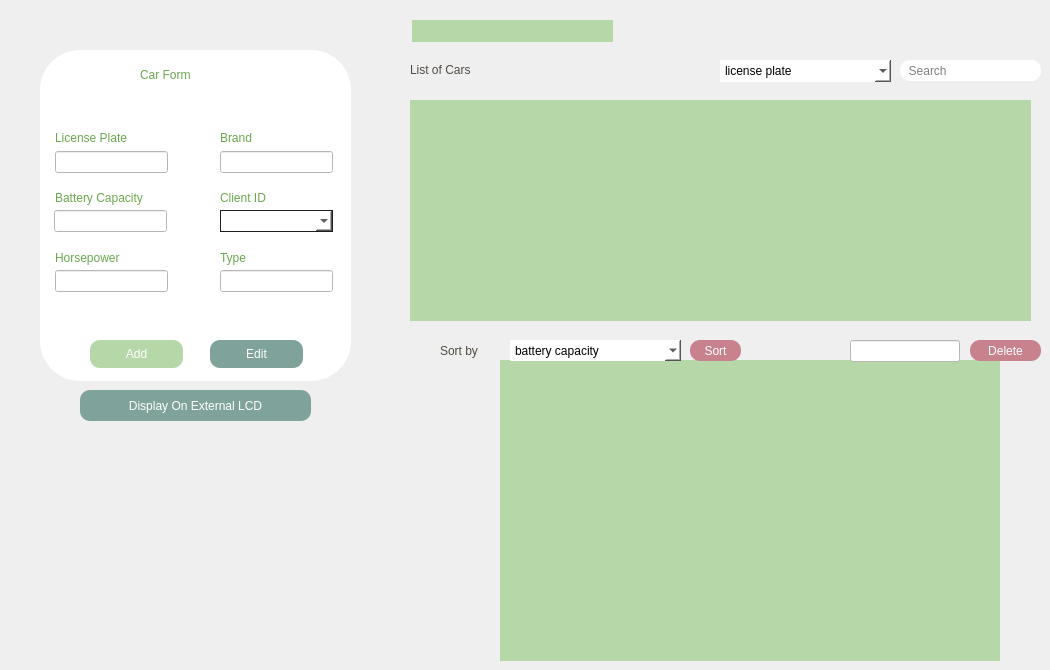
   <widget class="QWidget" name="tabCar">
    <attribute name="title">
     <string>CAR</string>
    </attribute>
    <widget class="QFrame" name="Carchart">
     <property name="geometry">
      <rect>
       <x>500</x>
       <y>360</y>
       <width>500</width>
       <height>301</height>
      </rect>
     </property>
     <property name="styleSheet">
      <string notr="true">QFrame{
background-color: #B6D7A8
}</string>
     </property>
     <layout class="QHBoxLayout" name="horizontalLayout_5"/>
    </widget>
    <widget class="QLineEdit" name="Carimagepath">
     <property name="enabled">
      <bool>false</bool>
     </property>
     <property name="geometry">
      <rect>
       <x>412</x>
       <y>20</y>
       <width>201</width>
       <height>22</height>
      </rect>
     </property>
     <property name="styleSheet">
      <string notr="true">QLineEdit
{
background-color:#B6D7A8;
}</string>
     </property>
     <property name="frame">
      <bool>false</bool>
     </property>
    </widget>
    <widget class="QComboBox" name="CarcomboBox">
     <property name="geometry">
      <rect>
       <x>720</x>
       <y>60</y>
       <width>171</width>
       <height>22</height>
      </rect>
     </property>
     <property name="styleSheet">
      <string notr="true">QComboBox
{
	background-color: rgb(255, 255, 255);
	border-radius: 20px;
	font: 9pt &quot;Berlin Sans FB&quot;;

}</string>
     </property>
     <item>
      <property name="text">
       <string>license plate</string>
      </property>
     </item>
     <item>
      <property name="text">
       <string>brand</string>
      </property>
     </item>
     <item>
      <property name="text">
       <string>client id</string>
      </property>
     </item>
    </widget>
    <widget class="QLabel" name="CarsortLabel">
     <property name="geometry">
      <rect>
       <x>410</x>
       <y>340</y>
       <width>21</width>
       <height>21</height>
      </rect>
     </property>
     <property name="text">
      <string/>
     </property>
     <property name="pixmap">
      <pixmap>../../Desktop/heol/projectcpp/sort.png</pixmap>
     </property>
    </widget>
    <widget class="QLabel" name="Cartrashcan">
     <property name="geometry">
      <rect>
       <x>810</x>
       <y>335</y>
       <width>30</width>
       <height>31</height>
      </rect>
     </property>
     <property name="text">
      <string/>
     </property>
     <property name="pixmap">
      <pixmap>../../Desktop/heol/projectcpp/trash-can.png</pixmap>
     </property>
    </widget>
    <widget class="QGroupBox" name="Form_6">
     <property name="geometry">
      <rect>
       <x>40</x>
       <y>50</y>
       <width>311</width>
       <height>331</height>
      </rect>
     </property>
     <property name="styleSheet">
      <string notr="true">QGroupBox
{
	background-color: rgb(255, 255, 255);
	color: rgb(255, 255, 255);
	border-radius: 40px;
}</string>
     </property>
     <property name="title">
      <string/>
     </property>
     <widget class="QLabel" name="CarFormLabel">
      <property name="geometry">
       <rect>
        <x>100</x>
        <y>15</y>
        <width>121</width>
        <height>20</height>
       </rect>
      </property>
      <property name="styleSheet">
       <string notr="true">QLabel
{
	background-color: rgb(255, 255, 255);
	color: rgb(106, 168, 79);
	font: 15pt &quot;Berlin Sans FB&quot;;
	text-align: right;
}</string>
      </property>
      <property name="text">
       <string>Car Form</string>
      </property>
     </widget>
     <widget class="QLabel" name="Caricon">
      <property name="geometry">
       <rect>
        <x>30</x>
        <y>5</y>
        <width>41</width>
        <height>41</height>
       </rect>
      </property>
      <property name="styleSheet">
       <string notr="true">QLabel
{
	background-color: rgb(255, 255, 255);
}</string>
      </property>
      <property name="text">
       <string/>
      </property>
      <property name="pixmap">
       <pixmap>../../Desktop/heol/projectcpp/feedback.png</pixmap>
      </property>
     </widget>
     <widget class="QLabel" name="CarfnameLabel">
      <property name="geometry">
       <rect>
        <x>15</x>
        <y>80</y>
        <width>91</width>
        <height>16</height>
       </rect>
      </property>
      <property name="styleSheet">
       <string notr="true">QLabel
{
	background-color: rgb(255, 255, 255);
	color: rgb(106, 168, 79);
	font: 10pt &quot;Berlin Sans FB&quot;;
	text-align: right;
}</string>
      </property>
      <property name="text">
       <string>License Plate</string>
      </property>
     </widget>
     <widget class="QLabel" name="CarlnameLabel">
      <property name="geometry">
       <rect>
        <x>180</x>
        <y>80</y>
        <width>81</width>
        <height>16</height>
       </rect>
      </property>
      <property name="styleSheet">
       <string notr="true">QLabel
{
	background-color: rgb(255, 255, 255);
	color: rgb(106, 168, 79);
	font: 10pt &quot;Berlin Sans FB&quot;;
	text-align: right;
}</string>
      </property>
      <property name="text">
       <string>Brand</string>
      </property>
     </widget>
     <widget class="QLineEdit" name="CarlcEdit">
      <property name="geometry">
       <rect>
        <x>15</x>
        <y>101</y>
        <width>113</width>
        <height>22</height>
       </rect>
      </property>
      <property name="styleSheet">
       <string notr="true">QLineEdit
{
	background-color: rgb(255, 255, 255);
	border-color: rgb(106, 168, 79);
}</string>
      </property>
     </widget>
     <widget class="QLineEdit" name="CarbrandEdit">
      <property name="geometry">
       <rect>
        <x>180</x>
        <y>101</y>
        <width>113</width>
        <height>22</height>
       </rect>
      </property>
      <property name="styleSheet">
       <string notr="true">QLineEdit
{
	background-color: rgb(255, 255, 255);
}</string>
      </property>
     </widget>
     <widget class="QLabel" name="CarBatterylabel">
      <property name="geometry">
       <rect>
        <x>15</x>
        <y>140</y>
        <width>131</width>
        <height>16</height>
       </rect>
      </property>
      <property name="styleSheet">
       <string notr="true">QLabel
{
	background-color: rgb(255, 255, 255);
	color: rgb(106, 168, 79);
	font: 10pt &quot;Berlin Sans FB&quot;;
	text-align: right;
}</string>
      </property>
      <property name="text">
       <string>Battery Capacity</string>
      </property>
     </widget>
     <widget class="QLabel" name="CaremailLabel">
      <property name="geometry">
       <rect>
        <x>180</x>
        <y>140</y>
        <width>61</width>
        <height>16</height>
       </rect>
      </property>
      <property name="styleSheet">
       <string notr="true">QLabel
{
	background-color: rgb(255, 255, 255);
	color: rgb(106, 168, 79);
	font: 10pt &quot;Berlin Sans FB&quot;;
	text-align: right;
}</string>
      </property>
      <property name="text">
       <string>Client ID</string>
      </property>
     </widget>
     <widget class="QLabel" name="CarpnbLabel">
      <property name="geometry">
       <rect>
        <x>15</x>
        <y>200</y>
        <width>111</width>
        <height>16</height>
       </rect>
      </property>
      <property name="styleSheet">
       <string notr="true">QLabel
{
	background-color: rgb(255, 255, 255);
	color: rgb(106, 168, 79);
	font: 10pt &quot;Berlin Sans FB&quot;;
	text-align: right;
}</string>
      </property>
      <property name="text">
       <string>Horsepower</string>
      </property>
     </widget>
     <widget class="QLineEdit" name="CarhpEdit">
      <property name="geometry">
       <rect>
        <x>15</x>
        <y>220</y>
        <width>113</width>
        <height>22</height>
       </rect>
      </property>
      <property name="styleSheet">
       <string notr="true">QLineEdit
{
	background-color: rgb(255, 255, 255);
	border-color: rgb(106, 168, 79);
}</string>
      </property>
     </widget>
     <widget class="QPushButton" name="CaraddButton">
      <property name="geometry">
       <rect>
        <x>50</x>
        <y>290</y>
        <width>93</width>
        <height>28</height>
       </rect>
      </property>
      <property name="styleSheet">
       <string notr="true">QPushButton
{
	background-color: rgb(182, 215, 168);
	color: rgb(255, 255, 255);
	font: 10pt &quot;Berlin Sans FB&quot;;
	border-radius: 10px;
}

QPushButton:hover
{
	
	background-color: rgb(98, 153, 75);
	color: rgb(255, 255, 255);
	font: 12pt &quot;Berlin Sans FB&quot;;
	border-radius: 10px;
}</string>
      </property>
      <property name="text">
       <string>Add</string>
      </property>
     </widget>
     <widget class="QLineEdit" name="CarbatteryEdit">
      <property name="geometry">
       <rect>
        <x>14</x>
        <y>160</y>
        <width>113</width>
        <height>22</height>
       </rect>
      </property>
      <property name="styleSheet">
       <string notr="true">QLineEdit
{
	background-color: rgb(255, 255, 255);
}</string>
      </property>
     </widget>
     <widget class="QPushButton" name="CarEditButton">
      <property name="geometry">
       <rect>
        <x>170</x>
        <y>290</y>
        <width>93</width>
        <height>28</height>
       </rect>
      </property>
      <property name="styleSheet">
       <string notr="true">QPushButton
{
	
	background-color: rgb(127, 163, 154);
	color: rgb(255, 255, 255);
	font: 10pt &quot;Berlin Sans FB&quot;;
	border-radius: 10px;
}

QPushButton:hover
{
    color: rgb(255, 255, 255);
	background-color: rgb(57, 116, 101);
	font: 12pt &quot;Berlin Sans FB&quot;;
	border-radius: 10px;
}</string>
      </property>
      <property name="text">
       <string>Edit</string>
      </property>
     </widget>
     <widget class="QLabel" name="CarcreditLabel">
      <property name="geometry">
       <rect>
        <x>180</x>
        <y>200</y>
        <width>56</width>
        <height>16</height>
       </rect>
      </property>
      <property name="styleSheet">
       <string notr="true">QLabel
{
	background-color: rgb(255, 255, 255);
	color: rgb(106, 168, 79);
	font: 10pt &quot;Berlin Sans FB&quot;;
	text-align: right;
}</string>
      </property>
      <property name="text">
       <string>Type</string>
      </property>
     </widget>
     <widget class="QLineEdit" name="CartypeEdit">
      <property name="geometry">
       <rect>
        <x>180</x>
        <y>220</y>
        <width>113</width>
        <height>22</height>
       </rect>
      </property>
      <property name="styleSheet">
       <string notr="true">QLineEdit
{
	background-color: rgb(255, 255, 255);
	border-color: rgb(106, 168, 79);
}
</string>
      </property>
     </widget>
     <widget class="QPushButton" name="CarimageButton">
      <property name="geometry">
       <rect>
        <x>260</x>
        <y>250</y>
        <width>41</width>
        <height>31</height>
       </rect>
      </property>
      <property name="text">
       <string/>
      </property>
      <property name="icon">
       <iconset>
        <normaloff>../../Desktop/heol/projectcpp/photo.png</normaloff>../../Desktop/heol/projectcpp/photo.png</iconset>
      </property>
      <property name="iconSize">
       <size>
        <width>24</width>
        <height>24</height>
       </size>
      </property>
      <property name="flat">
       <bool>true</bool>
      </property>
     </widget>
     <widget class="QPushButton" name="refreshButtonCar">
      <property name="geometry">
       <rect>
        <x>250</x>
        <y>10</y>
        <width>31</width>
        <height>31</height>
       </rect>
      </property>
      <property name="text">
       <string/>
      </property>
      <property name="icon">
       <iconset>
        <normaloff>refresh-button.png</normaloff>refresh-button.png</iconset>
      </property>
      <property name="iconSize">
       <size>
        <width>32</width>
        <height>32</height>
       </size>
      </property>
      <property name="flat">
       <bool>true</bool>
      </property>
     </widget>
     <widget class="QComboBox" name="CarclientEdit">
      <property name="geometry">
       <rect>
        <x>180</x>
        <y>160</y>
        <width>113</width>
        <height>22</height>
       </rect>
      </property>
      <property name="styleSheet">
       <string notr="true">
QComboBox
{
    selection-background-color: #ffaa00;
    background-color: white;
    border-style: solid;
    border: 1px solid #1e1e1e;
}</string>
      </property>
     </widget>
    </widget>
    <widget class="QTableView" name="CartableView">
     <property name="geometry">
      <rect>
       <x>410</x>
       <y>100</y>
       <width>631</width>
       <height>221</height>
      </rect>
     </property>
     <property name="styleSheet">
      <string notr="true">QHeaderView::section {
    background-color: #7FA39A;
    border: none;
    padding: 5px;
}

QTableView::item {
    background-color: white;
    border: none;
    padding: 5px;
    margin-top: 10px;
    text-align: center; /* align item content */
}

QTableView::item:first {
    border-top-left-radius: 10px;
    border-bottom-left-radius: 10px;
    margin-top: 0;
}

QTableView::item:last {
    border-top-right-radius: 10px;
    border-bottom-right-radius: 10px;
}

QTableView::item:selected {
    color: #397465;
}

QTableView::horizontalHeader {
    border: none;
}

QTableView::verticalHeader {
    border: none;
}

QTableView {
    border: none;
    padding-top: 10px;
    margin-right: 10px;
background-color: #B6D7A8
}
QScrollBar:vertical { background-color: #7FA39A; }
QScrollBar:horizontal { background-color: #7FA39A; }
</string>
     </property>
     <property name="showGrid">
      <bool>false</bool>
     </property>
     <property name="cornerButtonEnabled">
      <bool>false</bool>
     </property>
     <attribute name="verticalHeaderVisible">
      <bool>false</bool>
     </attribute>
     <attribute name="verticalHeaderHighlightSections">
      <bool>false</bool>
     </attribute>
    </widget>
    <widget class="QPushButton" name="CarpdfButton">
     <property name="geometry">
      <rect>
       <x>530</x>
       <y>55</y>
       <width>51</width>
       <height>31</height>
      </rect>
     </property>
     <property name="styleSheet">
      <string notr="true"/>
     </property>
     <property name="text">
      <string/>
     </property>
     <property name="icon">
      <iconset>
       <normaloff>../../Desktop/heol/projectcpp/pdf-file.png</normaloff>../../Desktop/heol/projectcpp/pdf-file.png</iconset>
     </property>
     <property name="iconSize">
      <size>
       <width>24</width>
       <height>24</height>
      </size>
     </property>
     <property name="flat">
      <bool>true</bool>
     </property>
    </widget>
    <widget class="QPushButton" name="CarDisplayButton">
     <property name="geometry">
      <rect>
       <x>80</x>
       <y>390</y>
       <width>231</width>
       <height>31</height>
      </rect>
     </property>
     <property name="styleSheet">
      <string notr="true">QPushButton
{
	background-color: rgb(127, 163, 154);
	color: rgb(255, 255, 255);
	font: 10pt &quot;Berlin Sans FB&quot;;
	border-radius: 10px;
}

QPushButton:hover
{
	
	background-color: rgb(57, 116, 101);
	color: rgb(255, 255, 255);
	font: 12pt &quot;Berlin Sans FB&quot;;
	border-radius: 10px;
}</string>
     </property>
     <property name="text">
      <string>Display On External LCD</string>
     </property>
    </widget>
    <widget class="QLabel" name="CarSortby">
     <property name="geometry">
      <rect>
       <x>440</x>
       <y>340</y>
       <width>71</width>
       <height>21</height>
      </rect>
     </property>
     <property name="styleSheet">
      <string notr="true">QLabel
{
	color: rgb(80, 75, 67);
	font: 12pt &quot;Berlin Sans FB&quot;;
	text-align: right;
}</string>
     </property>
     <property name="text">
      <string>Sort by</string>
     </property>
    </widget>
    <widget class="QLineEdit" name="CarsearchEdit">
     <property name="geometry">
      <rect>
       <x>900</x>
       <y>60</y>
       <width>141</width>
       <height>21</height>
      </rect>
     </property>
     <property name="styleSheet">
      <string notr="true">QLineEdit
{
	background-color: rgb(255, 255, 255);
	border-radius: 10px;
	font: 9pt &quot;Berlin Sans FB&quot;;
}</string>
     </property>
     <property name="text">
      <string/>
     </property>
     <property name="placeholderText">
      <string>  Search</string>
     </property>
    </widget>
    <widget class="QPushButton" name="CardeleteButton">
     <property name="geometry">
      <rect>
       <x>970</x>
       <y>340</y>
       <width>71</width>
       <height>21</height>
      </rect>
     </property>
     <property name="styleSheet">
      <string notr="true">QPushButton
{
	color: rgb(255, 255, 255);
	background-color: rgb(200, 130, 142);
	font: 10pt &quot;Berlin Sans FB&quot;;
	border-radius: 10px;
}

QPushButton:hover
{
	color: rgb(255, 255, 255);
	font: 12pt &quot;Berlin Sans FB&quot;;
	background-color: rgb(167, 82, 97);
	border-radius: 10px;
}</string>
     </property>
     <property name="text">
      <string>Delete</string>
     </property>
    </widget>
    <widget class="QPushButton" name="CarsearchButton">
     <property name="geometry">
      <rect>
       <x>1014</x>
       <y>60</y>
       <width>21</width>
       <height>21</height>
      </rect>
     </property>
     <property name="styleSheet">
      <string notr="true">QPushButton
{
	background-color: rgb(255, 255, 255);
	border-radius: 40px;
}</string>
     </property>
     <property name="text">
      <string/>
     </property>
     <property name="icon">
      <iconset>
       <normaloff>../../Desktop/heol/projectcpp/search-interface-symbol.png</normaloff>../../Desktop/heol/projectcpp/search-interface-symbol.png</iconset>
     </property>
     <property name="flat">
      <bool>true</bool>
     </property>
    </widget>
    <widget class="QLineEdit" name="CardeleteEdit">
     <property name="geometry">
      <rect>
       <x>850</x>
       <y>340</y>
       <width>110</width>
       <height>22</height>
      </rect>
     </property>
     <property name="styleSheet">
      <string notr="true">QLineEdit
{
	background-color: rgb(255, 255, 255);
	font: 9pt &quot;Berlin Sans FB&quot;;
}</string>
     </property>
    </widget>
    <widget class="QComboBox" name="CarsortCombo">
     <property name="geometry">
      <rect>
       <x>510</x>
       <y>340</y>
       <width>171</width>
       <height>21</height>
      </rect>
     </property>
     <property name="styleSheet">
      <string notr="true">QComboBox
{
	background-color: rgb(255, 255, 255);
	border-radius: 20px;
	font: 9pt &quot;Berlin Sans FB&quot;;

}</string>
     </property>
     <item>
      <property name="text">
       <string>battery capacity</string>
      </property>
     </item>
     <item>
      <property name="text">
       <string>hp</string>
      </property>
     </item>
     <item>
      <property name="text">
       <string>type</string>
      </property>
     </item>
    </widget>
    <widget class="QPushButton" name="CarsortButton">
     <property name="geometry">
      <rect>
       <x>690</x>
       <y>340</y>
       <width>51</width>
       <height>21</height>
      </rect>
     </property>
     <property name="styleSheet">
      <string notr="true">QPushButton
{
	color: rgb(255, 255, 255);
	background-color: rgb(200, 130, 142);
	font: 10pt &quot;Berlin Sans FB&quot;;
	border-radius: 10px;
}

QPushButton:hover
{
	color: rgb(255, 255, 255);
	font: 12pt &quot;Berlin Sans FB&quot;;
	background-color: rgb(167, 82, 97);
	border-radius: 10px;
}</string>
     </property>
     <property name="text">
      <string>Sort</string>
     </property>
    </widget>
    <widget class="QLabel" name="CarlistClients">
     <property name="geometry">
      <rect>
       <x>410</x>
       <y>60</y>
       <width>141</width>
       <height>20</height>
      </rect>
     </property>
     <property name="styleSheet">
      <string notr="true">QLabel
{
	color: rgb(80, 75, 67);
	font: 15pt &quot;Berlin Sans FB&quot;;
	text-align: right;
}</string>
     </property>
     <property name="text">
      <string>List of Cars</string>
     </property>
    </widget>
    <widget class="QPushButton" name="CarxlsButton">
     <property name="geometry">
      <rect>
       <x>570</x>
       <y>55</y>
       <width>41</width>
       <height>31</height>
      </rect>
     </property>
     <property name="text">
      <string/>
     </property>
     <property name="icon">
      <iconset>
       <normaloff>../../Desktop/heol/projectcpp/xls-file.png</normaloff>../../Desktop/heol/projectcpp/xls-file.png</iconset>
     </property>
     <property name="iconSize">
      <size>
       <width>24</width>
       <height>24</height>
      </size>
     </property>
     <property name="flat">
      <bool>true</bool>
     </property>
    </widget>
    <widget class="QLabel" name="car">
     <property name="geometry">
      <rect>
       <x>120</x>
       <y>450</y>
       <width>131</width>
       <height>131</height>
      </rect>
     </property>
     <property name="text">
      <string/>
     </property>
     <property name="pixmap">
      <pixmap>auto.png</pixmap>
     </property>
    </widget>
   </widget>
